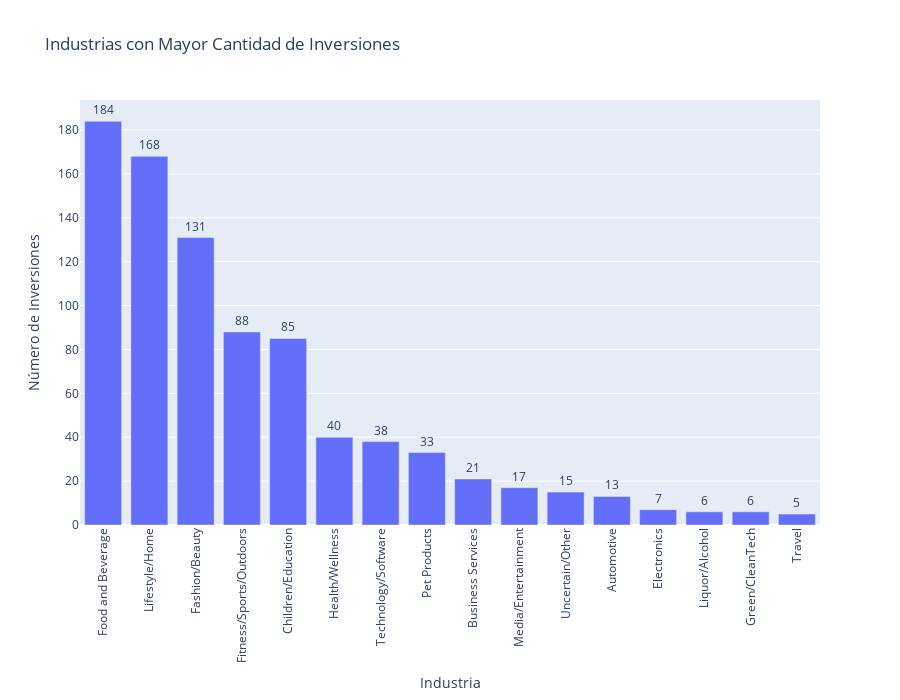

Source (notebook cell):
### Markdown cell above
### 🏭 Industrias con Mayor Cantidad de Inversiones
Este gráfico muestra las industrias en las que los sharks invirtieron con mayor frecuencia.  
Nos permite identificar los sectores más atractivos o rentables según las decisiones de los inversionistas.  
Los datos se limitan a startups que recibieron inversión (**Got Deal = 1**).

### Code cell
# Filtrar los que obtuvieron inversión
accepted = df[df['Got Deal'] == 1]

# Contar las industrias con más inversiones
industry_investment = accepted['Industry'].value_counts().reset_index()
industry_investment.columns = ['Industry', 'Número de Inversiones']

fig = px.bar(
    industry_investment,
    x='Industry',
    y='Número de Inversiones',
    text='Número de Inversiones',
    title='Industrias con Mayor Cantidad de Inversiones',
    labels={'Industry': 'Industria'},
)

fig.update_traces(textposition='outside')
fig.update_layout(width=900, height=700, xaxis_tickangle=-90)
fig.show()
fig.write_image("grafico.png")
Image("grafico.png")

### Figure 1 — Plotly figure (JSON) as saved in the notebook; plotly's stock layout.template omitted (floating-point values rounded to 4 significant figures)
{"data": [{"alignmentgroup": "True", "hovertemplate": "Industria=%{x}<br>Número de Inversiones=%{text}<extra></extra>", "legendgroup": "", "marker": {"color": "#636efa", "pattern": {"shape": ""}}, "name": "", "offsetgroup": "", "orientation": "v", "showlegend": false, "text": [184, 168, 131, 88, 85, 40, 38, 33, 21, 17, 15, 13, 7, 6, 6, 5], "textposition": "outside", "type": "bar", "x": ["Food and Beverage", "Lifestyle/Home", "Fashion/Beauty", "Fitness/Sports/Outdoors", "Children/Education", "Health/Wellness", "Technology/Software", "Pet Products", "Business Services", "Media/Entertainment", "Uncertain/Other", "Automotive", "Electronics", "Liquor/Alcohol", "Green/CleanTech", "Travel"], "xaxis": "x", "y": [184, 168, 131, 88, 85, 40, 38, 33, 21, 17, 15, 13, 7, 6, 6, 5], "yaxis": "y"}], "layout": {"barmode": "relative", "height": 700, "legend": {"tracegroupgap": 0}, "title": {"text": "Industrias con Mayor Cantidad de Inversiones"}, "width": 900, "xaxis": {"anchor": "y", "domain": [0, 1], "tickangle": -90, "title": {"text": "Industria"}}, "yaxis": {"anchor": "x", "domain": [0, 1], "title": {"text": "Número de Inversiones"}}}}
